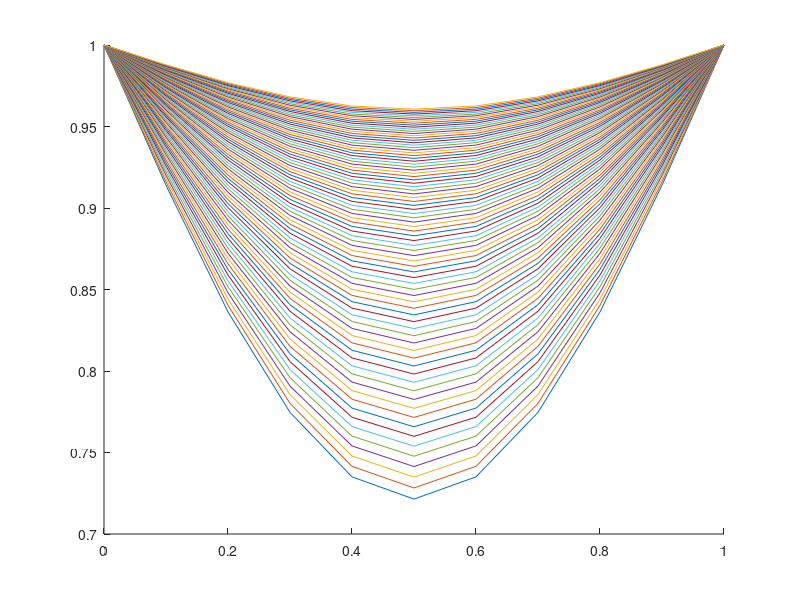

Write the MATLAB code that produced this figure. (Note: this script raises an error after producing the figure.)
clear
close all
clc

dx = 0.1;
dt = 0.0025;

x = 0:dx:1;
t = 0:dt:.2;

u = zeros(length(t), length(x));
alpha = 0.5;

%EQ: ∂u/∂t = ⍺ * ∂2u/∂x2
%IC: u(x, 0) = 0;
%BC1: u(0, t) = 1;
%BC2: u(1, t) = 1;

% Discreted EQ:
% u(i, n+1) = λ * u(i+1, n) + λ * u(i-1, n) + 
% (1 - 2 * λ) * u(i, n)
lamda = alpha * dt/dx^2;   % λ = ⍺ * dt/dx2

%% IC:
% because the value of u is already 0 at time 0, u(any, any, 1) = 0, we
% leave this field
% u(1, :) = 0;
%% BC1:
u(:, 1) = 1;
%% BC2:
u(:, end) = 1;

hold on
for n = 1:length(t)-1
    U = u(n, :); % initial guess
    U2 = U; % temporary U for comparison
    err = 1;k = 0; %iterator counter
    while err > 0.01
    for i = 2:length(x)-1
            %EQ:
            dudt = 1/dx^2 * (U(i+1) - 2 * U(i) + U(i-1));
            U2(i) = U(i) + dudt * dt;
    end
    k = k + 1;
    err = max(abs((U2-U)./U2));
    U = U2;
    end
    u(n+1, :) = U;
    plot(x, u(n+1, :))
end
disp("at t = "+ t(end) + " with time step of " + dt + " ,[x u] will be")
disp([x' u(end, :)'])
